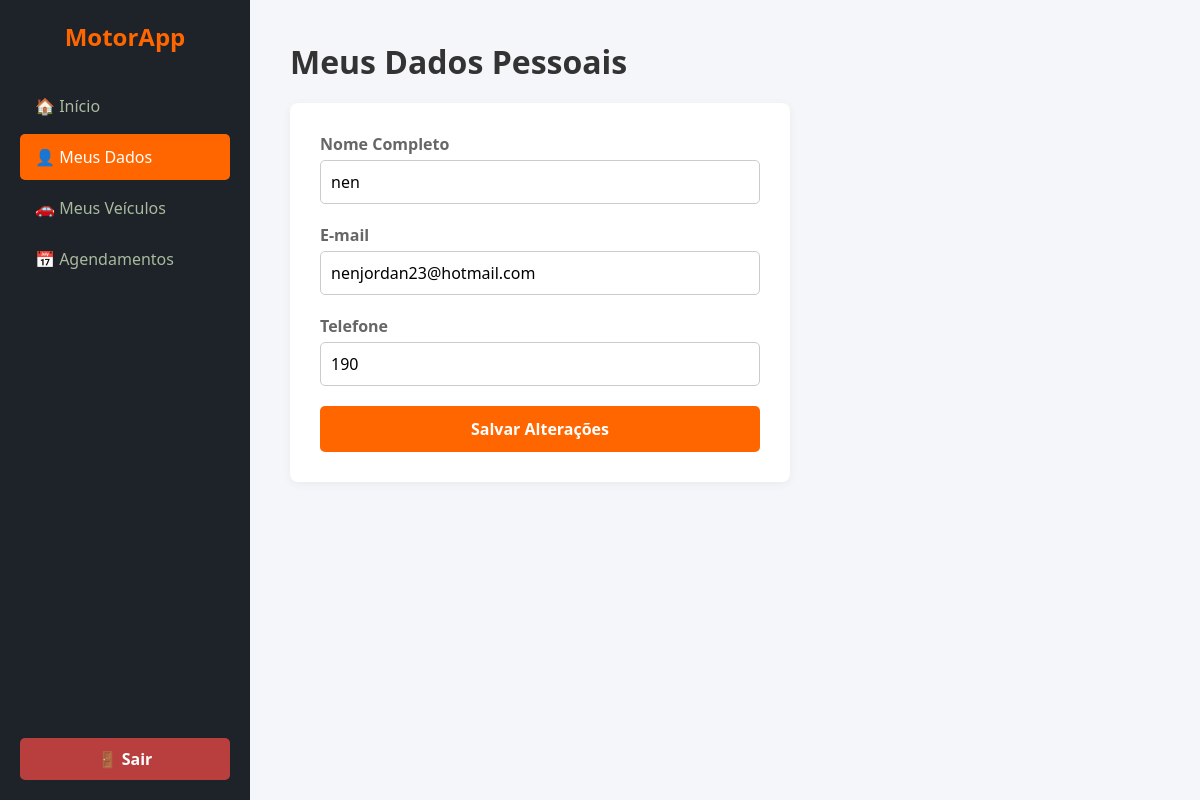
/pages/meus_dados.php (signed in), run on the app's committed database.
### tables this page shows
CREATE TABLE `cliente` (
  `id` int(11) NOT NULL,
  `nome` varchar(100) NOT NULL,
  `email` varchar(100) NOT NULL,
  `telefone` varchar(20) NOT NULL,
  `cpf` varchar(14) DEFAULT NULL,
  `senha` varchar(255) NOT NULL,
  `tipo` varchar(20) NOT NULL DEFAULT 'cliente'
);

### pages/meus_dados.php (the view, shortened to what this page needs)
<?php
include("../php/conexao.php");
$id_usuario = $_SESSION['usuario_id'];
$sql = "SELECT * FROM cliente WHERE id = '$id_usuario'";
$resultado = $conn->query($sql);
$usuario = $resultado->fetch_assoc();
?>
<!DOCTYPE html>
<html lang="pt-br">
<head>
    <link rel="stylesheet" href="../css/dashboard.css">
    <link rel="stylesheet" href="../css/meus_dados.css">
</head>
<body>
    <div class="sidebar">
        <div class="top-sidebar">
            <h2>MotorApp</h2>
            <div class="menu-items">
                <a href="index.php">🏠 Início</a>
                <a href="meus_dados.php" class="active">👤 Meus Dados</a>
                <a href="meus_veiculos.php">🚗 Meus Veículos</a>
                <a href="agendamentos.php">📅 Agendamentos</a>
            </div>
        </div>
        <a href="logout.php" class="btn-logout">🚪 Sair</a>
    </div>
    <div class="main-content">
        <h1 style="margin-bottom: 20px; color: #333;">Meus Dados Pessoais</h1>
        <div class="form-box">
            <form method="POST">
                <div class="form-group">
                    <label>Nome Completo</label>
                    <input type="text" name="nome" value="<?php echo $usuario['nome']; ?>" required>
                </div>
                <div class="form-group">
                    <label>E-mail</label>
                    <input type="email" name="email" value="<?php echo $usuario['email']; ?>" required>
                </div>
                <div class="form-group">
                    <label>Telefone</label>
                    <input type="text" name="telefone" value="<?php echo $usuario['telefone']; ?>" required>
                </div>
                <button type="submit" name="atualizar" class="btn-salvar">Salvar Alterações</button>
            </form>
        </div>
    </div>
</body>
</html>

### css/dashboard.css (style rules this page uses)
* { margin: 0; padding: 0; box-sizing: border-box; font-family: 'Segoe UI', Tahoma, Geneva, Verdana, sans-serif; }
body { display: flex; background: #f4f6f9; height: 100vh; }
.sidebar { width: 250px; background: #1e2229; color: #fff; padding: 20px; display: flex; flex-direction: column; justify-content: space-between; }
.sidebar h2 { color: #ff6600; text-align: center; margin-bottom: 30px; font-size: 24px; }
.menu-items a { display: block; color: #aaba9e; padding: 12px 15px; text-decoration: none; margin-bottom: 5px; border-radius: 5px; transition: 0.3s; }
.menu-items a:hover, .menu-items a.active { background: #ff6600; color: #fff; }
.btn-logout { background: #b93e3e; color: white; text-align: center; padding: 10px; text-decoration: none; border-radius: 5px; font-weight: bold; transition: 0.3s; }
.main-content { flex: 1; padding: 40px; overflow-y: auto; }

### css/meus_dados.css (style rules this page uses)
.form-box { background: white; padding: 30px; border-radius: 8px; max-width: 500px; box-shadow: 0 2px 10px rgba(0,0,0,0.05); }
.form-group { margin-bottom: 20px; }
.form-group label { display: block; margin-bottom: 5px; color: #666; font-weight: bold; }
.form-group input { width: 100%; padding: 10px; border: 1px solid #ccc; border-radius: 5px; font-size: 16px; }
.btn-salvar { background: #ff6600; color: white; border: none; padding: 12px 20px; font-size: 16px; border-radius: 5px; cursor: pointer; font-weight: bold; width: 100%; transition: 0.3s; }

### data on the page
cliente: nome "nen", email "nenjordan23@hotmail.com", telefone "190"
